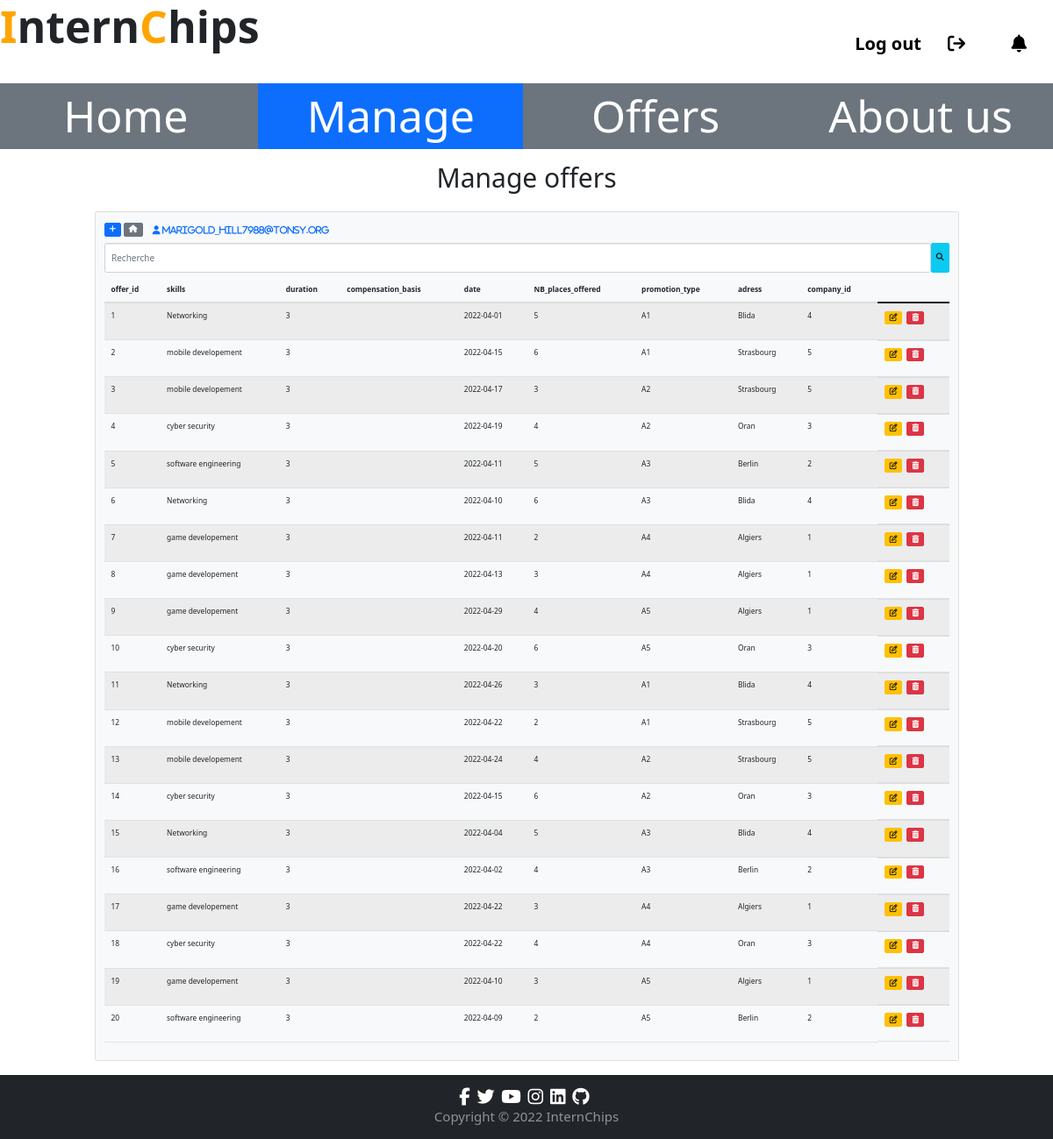
The page /project/manageoffers (signed in) on the database its author committed.
### tables this page shows
CREATE TABLE `internshipoffer` (
  `offer_id` int(11) NOT NULL,
  `skills` varchar(50) NOT NULL,
  `duration` int(11) NOT NULL,
  `compensation_basis` varchar(50) NOT NULL,
  `date` date NOT NULL,
  `NB_places_offered` int(11) NOT NULL,
  `promotion_type` varchar(50) NOT NULL,
  `adress` varchar(50) NOT NULL,
  `company_id` int(11) NOT NULL
);

### Project/controllers/HomeController.php (called while the page is built, shortened)
<?php
class HomeController {
    public function index($page){
        include ('views/'.$page.'.php');
    }
}
?>

### Project/autoload.php (called while the page is built, shortened)
<?php
function autoload($class_name)
{
    $array_paths = array(
        'database/',
        'app/classes/',
        'models/',
        'controllers/'
    );
    $parts = explode('\\', $class_name);
    $name = array_pop($parts);
    foreach ($array_paths as $path) {
        $file = sprintf($path . '%s.php', $name);
    }
}
?>

### Project/database/DB.php (called while the page is built)
<?php
class DB
{
    static public function connect()
    {
        $db = new PDO("mysql:host=localhost;dbname=project", "root", "");
        $db->exec("set names utf8");
        $db->setAttribute(PDO::ATTR_ERRMODE, PDO::ERRMODE_WARNING);
        return $db;
    }
}
?>

### Project/models/offer.php (called while the page is built, shortened)
<?php
class offer{
    static public function getAll(){
        $stmt = DB::connect()->prepare("SELECT * FROM internshipoffer");
        $stmt->execute();
        return $stmt->fetchAll();
    }
}
?>

### Project/controllers/OfferController.php (called while the page is built, shortened)
<?php
class OfferController
{
    public function getAlloffer(){
        $offers = offer::getAll();
        return $offers;
    }
}
?>

### Project/views/manageoffers.php (the view, shortened to what this page needs)
<?php
	if(isset($_POST['find'])){
		$data = new OfferController();
		$offers = $data->findoffer();
	}else{
		$data = new OfferController();
		$offers = $data->getAlloffer();
	}
?>
    <h1 style="font-weight: bold;font-size: 50px;"><span style="color: Orange;">I</span>ntern<span style="color: Orange">C</span>hips</h1>
    <a href="#!"role="button" style="color: black;"><span style="top: 40px;right: 30px; position: fixed;z-index:1;"><i class="fas fa-bell fa-2x"></i></span></a>
    <a href="<?php echo BASE_URL;?>logout"role="button" style="color: black;"><span style="top: 35px;right: 150px; position: absolute; font-weight: bold;" class="fa-2x">Log out</span><span style="top: 40px;right: 100px; position: absolute;z-index:1;"><i  class="fas fa-sign-out fa-2x"></i></span></a>
    <br><br>
    <div style="margin-right: 0px;font-size: 50px;"  class="row ">
        <a href="<?php echo BASE_URL;?>home" style="text-decoration: none;" class="col-sm-12 col-md-6 col-lg-3 btn-secondary"><center>Home</center></a>
        <a href="<?php echo BASE_URL;?>manage" style="text-decoration: none;" class="col-sm-12 col-md-6 col-lg-3 btn-primary"><center>Manage</center></a>
        <a href="/exo.php" style="text-decoration: none;" class="col-sm-12 col-md-6 col-lg-3 btn-secondary"><center>Offers</center></a>
        <a href="<?php echo BASE_URL;?>aboutus" style="text-decoration: none;" class="col-sm-12 col-md-6 col-lg-3 btn-secondary"><center>About us</center></a>
    </div><br>
    <center><h3 style="font-size: 30px;">Manage offers</h3></center>
<div class="container-fluid">
	<div class="row my-4">
		<div class="col-md-10 mx-auto">
			<div class="card">
				<div class="card-body bg-light">
					<a href="<?php echo BASE_URL;?>addoff" class="btn btn-sm btn-primary mr-2 mb-2">
						<i class="fas fa-plus"></i>
					</a>
					<a href="<?php echo BASE_URL;?>home" class="btn btn-sm btn-secondary mr-2 mb-2">
						<i class="fas fa-home"></i>
					</a>
					<a href="<?php echo BASE_URL;?>logout" title="Déconnexion" class="btn btn-link mr-2 mb-2">
						<i class="fas fa-user mr-2"> <?php echo $_SESSION['username'];?></i>
					</a>
					<form method="post" class="float-right mb-2 d-flex flex-row">
						<input type="text" class="form-control" name="search" placeholder="Recherche">
						<button class="btn btn-info btn-sm" name="find" type="submit"><i class="fas fa-search"></i></button>
					</form>
					<table style="font-size: 0.7vw;" class="table table-striped">
					  <thead>
					    <tr>
						  <th scope="col">offer_id</th>
					      <th scope="col">skills</th>
						  <th scope="col">duration</th>
					      <th scope="col">compensation_basis</th>
                          <th scope="col">date</th>
					      <th scope="col">NB_places_offered</th>
					      <th scope="col">promotion_type</th>
						  <th scope="col">adress</th>
                          <th scope="col">company_id</th>
					    </tr>
					  </thead>
					  <tbody>
					    <?php foreach($offers as $offer):?>
					    	<tr>
							  <td><?php echo $offer['offer_id'];?></td>
						      <td><?php echo $offer['skills'];?></td>
							  <td><?php echo $offer['duration'];?></td>
                              <td><?php echo $offer['compensation_basis'];?></td>
						      <td><?php echo $offer['date'];?></td>
						      <td><?php echo $offer['NB_places_offered'];?></td>
						      <td><?php echo $offer['promotion_type'];?></td>
							  <td><?php echo $offer['adress'];?></td>
							  <td><?php echo $offer['company_id'];?></td>
						      <td class="d-flex flex-row">
						      	<form method="post" class="mr-1" action="updoff">
						      		<button style="margin-right:5px;" class="btn btn-sm btn-warning"><i class="fa fa-edit"></i></button>
						      	</form>
						      	<form method="post" class="mr-1" action="deloff">
						      		<button class="btn btn-sm btn-danger"><i class="fa fa-trash"></i></button>
						      	</form>
						      </td>
						    </tr>
					   	<?php endforeach;?>
					  </tbody>
					</table>
				</div>
			</div>
		</div>
	</div>
</div>

### Project/views/includes/assets/style.css (style rules this page uses)
html, body { height: 100%; }

### rows shown on the page
internshipoffer: offer_id "1", skills "Networking", duration "3", date "2022-04-01", NB_places_offered "5", promotion_type "A1", adress "Blida", company "4"
internshipoffer: offer_id "2", skills "mobile developement", duration "3", date "2022-04-15", NB_places_offered "6", promotion_type "A1", adress "Strasbourg", company "5"
internshipoffer: offer_id "3", skills "mobile developement", duration "3", date "2022-04-17", NB_places_offered "3", promotion_type "A2", adress "Strasbourg", company "5"
internshipoffer: offer_id "4", skills "cyber security", duration "3", date "2022-04-19", NB_places_offered "4", promotion_type "A2", adress "Oran", company "3"
internshipoffer: offer_id "5", skills "software engineering", duration "3", date "2022-04-11", NB_places_offered "5", promotion_type "A3", adress "Berlin", company "2"
internshipoffer: offer_id "6", skills "Networking", duration "3", date "2022-04-10", NB_places_offered "6", promotion_type "A3", adress "Blida", company "4"
internshipoffer: offer_id "7", skills "game developement", duration "3", date "2022-04-11", NB_places_offered "2", promotion_type "A4", adress "Algiers", company "1"
internshipoffer: offer_id "8", skills "game developement", duration "3", date "2022-04-13", NB_places_offered "3", promotion_type "A4", adress "Algiers", company "1"
internshipoffer: offer_id "9", skills "game developement", duration "3", date "2022-04-29", NB_places_offered "4", promotion_type "A5", adress "Algiers", company "1"
internshipoffer: offer_id "10", skills "cyber security", duration "3", date "2022-04-20", NB_places_offered "6", promotion_type "A5", adress "Oran", company "3"
internshipoffer: offer_id "11", skills "Networking", duration "3", date "2022-04-26", NB_places_offered "3", promotion_type "A1", adress "Blida", company "4"
internshipoffer: offer_id "12", skills "mobile developement", duration "3", date "2022-04-22", NB_places_offered "2", promotion_type "A1", adress "Strasbourg", company "5"
internshipoffer: offer_id "13", skills "mobile developement", duration "3", date "2022-04-24", NB_places_offered "4", promotion_type "A2", adress "Strasbourg", company "5"
internshipoffer: offer_id "14", skills "cyber security", duration "3", date "2022-04-15", NB_places_offered "6", promotion_type "A2", adress "Oran", company "3"
internshipoffer: offer_id "15", skills "Networking", duration "3", date "2022-04-04", NB_places_offered "5", promotion_type "A3", adress "Blida", company "4"
internshipoffer: offer_id "16", skills "software engineering", duration "3", date "2022-04-02", NB_places_offered "4", promotion_type "A3", adress "Berlin", company "2"
internshipoffer: offer_id "17", skills "game developement", duration "3", date "2022-04-22", NB_places_offered "3", promotion_type "A4", adress "Algiers", company "1"
internshipoffer: offer_id "18", skills "cyber security", duration "3", date "2022-04-22", NB_places_offered "4", promotion_type "A4", adress "Oran", company "3"
internshipoffer: offer_id "19", skills "game developement", duration "3", date "2022-04-10", NB_places_offered "3", promotion_type "A5", adress "Algiers", company "1"
internshipoffer: offer_id "20", skills "software engineering", duration "3", date "2022-04-09", NB_places_offered "2", promotion_type "A5", adress "Berlin", company "2"

### other values the page prints
$_SESSION['username'] "Marigold_Hill7988@tonsy.org"
